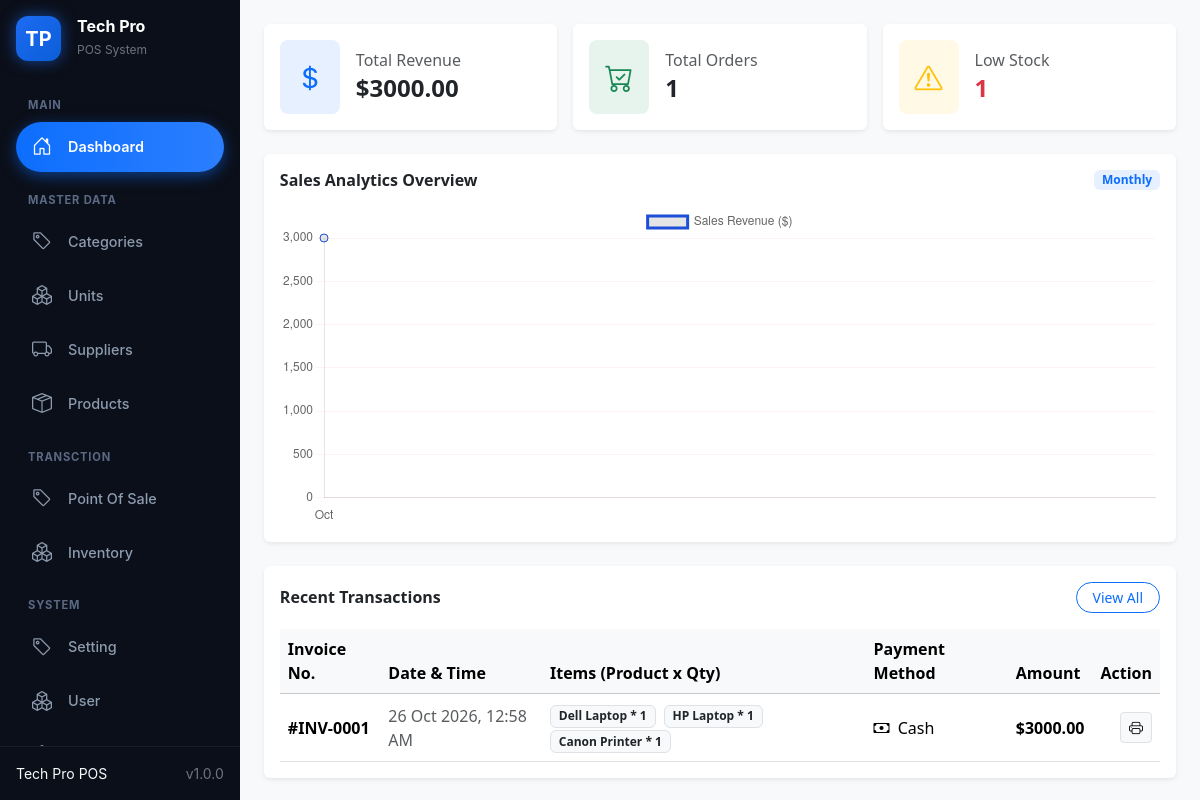
The page /dashboard/ (signed in) on the database its author committed.
### myapp/models.py (models this page shows, shortened)
class Sale(models.Model):
    created_at = models.DateTimeField(auto_now_add=True)
    total_amount = models.DecimalField(max_digits=12, decimal_places=2)
    cash_received = models.DecimalField(max_digits=12, decimal_places=2)
    change = models.DecimalField(max_digits=12, decimal_places=2)

class SaleItem(models.Model):
    sale = models.ForeignKey(Sale, related_name='items', on_delete=models.CASCADE)
    product = models.ForeignKey(Product, on_delete=models.PROTECT)
    quantity = models.PositiveIntegerField(default=1)
    unit_price = models.DecimalField(max_digits=10, decimal_places=2)
    subtotal = models.DecimalField(max_digits=12, decimal_places=2)

class Product(models.Model):
    name = models.CharField(max_length=150)
    category = models.ForeignKey(
       Category,
       on_delete=models.PROTECT,
       related_name='products')
    unit = models.ForeignKey(
        Unit,
        on_delete=models.PROTECT,
        related_name='products'
    )
    price = models.DecimalField(
        max_digits=10,
        decimal_places=2
    )
    stock = models.PositiveIntegerField(default=0)
    reorder_level = models.PositiveIntegerField(
      default=5
  )
    description = models.CharField(
        max_length=200,
        blank=True
    )
    is_active = models.BooleanField(default=True)
    created_at = models.DateTimeField(auto_now_add=True)
    updated_at = models.DateTimeField(auto_now=True)

### myapp/views.py (the view)
# urls.py: path('dashboard/',views.dashboard_viw,name='dashview_view'),
@login_required(login_url='myapp:login')
def dashboard_viw(request):
  total_revenue = (
      Sale.objects.aggregate(total=Sum('total_amount'))['total'] or 0
  )
  total_orders = Sale.objects.count()
  low_stock_count = Product.objects.filter(stock__lte=F('reorder_level')).count()
  monthly_sales = (
      Sale.objects.annotate(month=TruncMonth('created_at'))
      .values('month')
      .annotate(total=Sum('total_amount'))
      .order_by('month')
  )
  chart_labels = [item['month'].strftime('%b') for item in monthly_sales]
  chart_data = [float(item['total']) for item in monthly_sales]
  recent_sales = Sale.objects.prefetch_related('items__product').order_by(
      '-created_at'
  )[:5]
  context = {
      'total_revenue': total_revenue,
      'total_orders': total_orders,
      'low_stock_count': low_stock_count,
      'chart_labels': json.dumps(chart_labels),
      'chart_data': json.dumps(chart_data),
      'recent_sales': recent_sales,
  }
  return render(request, 'dashboard/dashboard.html', context)

### myapp/templates/dashboard/dashboard.html (shortened to what this page needs)
{% extends 'includes/sidebar.html' %}
{% load static %}
{% block content %}
    {% include 'includes/_stats_cards.html' %}
    <div class="row g-4 mb-4">
        <div class="col-12">
            <div class="card border-0 shadow-sm p-3">
                <div class="d-flex justify-content-between align-items-center mb-3">
                    <h6 class="fw-bold m-0">Sales Analytics Overview</h6>
                    <span class="badge bg-primary bg-opacity-10 text-primary">Monthly</span>
                </div>
                <div style="height: 320px;">
                    <canvas id="salesChart"></canvas>
                </div>
            </div>
        </div>
    </div>
    <div class="row g-4">
        <div class="col-12">
            <div class="card border-0 shadow-sm p-3">
                <div class="d-flex justify-content-between align-items-center mb-3">
                    <h6 class="fw-bold m-0">Recent Transactions</h6>
                    <a href="{% url 'myapp:inventory_list' %}" class="btn btn-sm btn-outline-primary rounded-pill px-3">View All</a>
                </div>
                <div class="table-responsive">
                    <table class="table table-hover align-middle mb-0">
                        <thead class="table-light">
                            <tr>
                                <th>Invoice No.</th>
                                <th>Date & Time</th>
                                <th>Items (Product x Qty)</th>
                                <th>Payment Method</th>
                                <th>Amount</th>
                                <th class="text-end">Action</th>
                            </tr>
                        </thead>
                        <tbody>
                            {% for sale in recent_sales %}
                                <tr>
                                    <td class="fw-semibold">#INV-{{ sale.id|stringformat:"04d" }}</td>
                                    <td class="text-muted">{{ sale.created_at|date:"d M Y, h:i A" }}</td>
                                    <td>
                                        {% for item in sale.items.all %}
                                            <span class="badge bg-light text-dark border me-1">
                                                {{ item.product.name }} * {{ item.quantity }}
                                            </span>
                                        {% empty %}
                                            <span class="text-muted small">No items</span>
                                        {% endfor %}
                                    </td>
                                    <td>
                                        <i class="bi bi-cash me-1"></i> {{ sale.payment_method|default:"Cash"|title }}
                                    </td>
                                    <td class="fw-bold">${{ sale.total_amount|floatformat:2 }}</td>
                                    <td class="text-end">
                                        <button type="button" class="btn btn-sm btn-light border" onclick="window.print();" title="Print Invoice">
                                            <i class="bi bi-printer"></i>
                                        </button>
                                    </td>
                                </tr>
                            {% empty %}
                                <tr>
                                    <td colspan="6" class="text-center py-4 text-muted">
                                        No Sale data
                                    </td>
                                </tr>
                            {% endfor %}
                        </tbody>
                    </table>
                </div>
            </div>
        </div>
    </div>
{% endblock %}
{% block extra_js %}
<script>
    document.addEventListener("DOMContentLoaded", function () {
        //Retrieving dynamic chart data sent from the backend using a safe filter
        const months = {{ chart_labels| safe }};
        const revenues = {{ chart_data| safe }};
        // Render Chart function
        if (typeof renderSalesChart === "function") {
            renderSalesChart('salesChart', months, revenues);
        } else {
            // If sales_chart.js is missing, run the fallback Chart.js directly.
            const ctx = document.getElementById('salesChart').getContext('2d');
            new Chart(ctx, {
                type: 'line',
                data: {
                    labels: months,
                    datasets: [{
                        label: 'Sales Revenue ($)',
                        data: revenues,
                        borderColor: '#0d6efd',
                        backgroundColor: 'rgba(13, 110, 253, 0.05)',
                        borderWidth: 2,
                        tension: 0.2,
                        fill: true,
                        pointBackgroundColor: '#ffffff',
                        pointBorderColor: '#0d6efd',
                        pointBorderWidth: 2
                    }]
                },
                options: {
                    responsive: true,
                    maintainAspectRatio: false
                }
            });
        }
    });
</script>
{% endblock %}

### rows shown on the page
Sale: id "0001", created_at "26 Oct 2026, 12:58 AM", payment_method "Cash", total_amount "3000.00"
SaleItem: product.name "Dell Laptop", quantity "1"
SaleItem: product.name "HP Laptop", quantity "1"
SaleItem: product.name "Canon Printer", quantity "1"

### other values the page prints
{{ total_revenue|floatformat:2 }} "3000.00"
{{ total_orders }} "1"
{{ low_stock_count }} "1"
chart data {{ chart_labels| safe }} ["Oct"]
chart data {{ chart_data| safe }} [3000.0]
